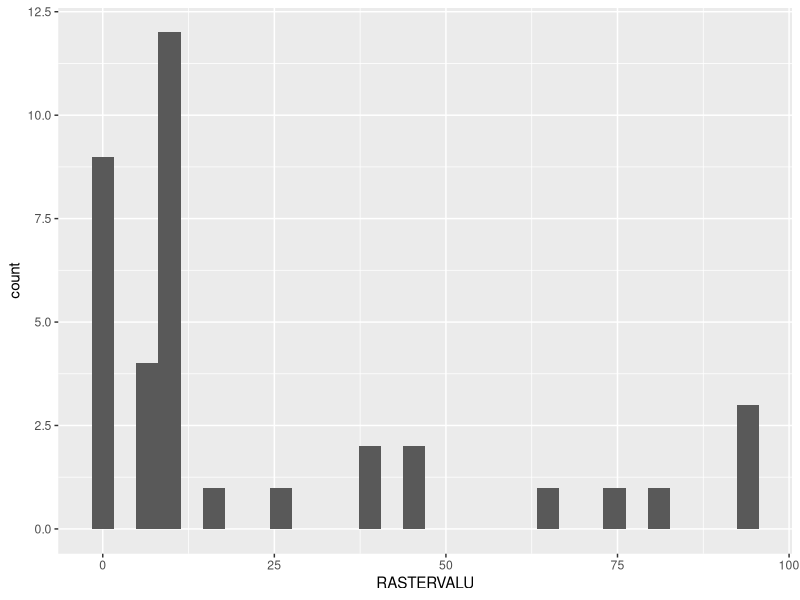
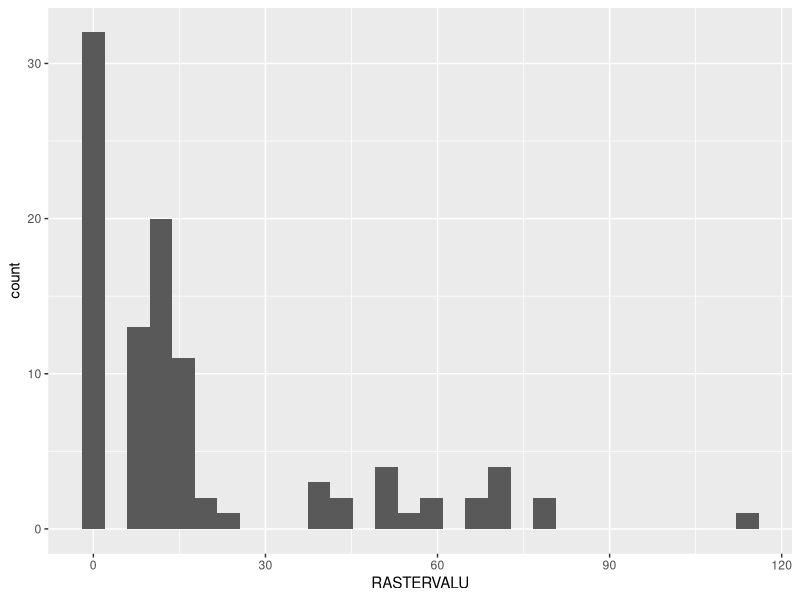

Reproduce these figures in R, in order.
## ---- chunk 1
knitr::opts_chunk$set(echo = TRUE)
## ---- chunk 2
library("tidyverse") #Loading tidyverse into the system

bears <- read_csv("Bear_RasterV.csv") #Loading the Bear Presence data
random <- read_csv("Random_RasterV.csv") #Loading the random presence data into the system
## ---- chunk 3
bear_select <- bears %>%
  select(OBJECTID,RASTERVALU) #Filtering the bear data so that only the ObjectID and the Raster Value are in the table

## ---- chunk 4
#Checking the normalitiy of the data
bears_hist <- ggplot(bear_select, aes(x=RASTERVALU))+
  geom_histogram()
random_hist <- ggplot(random, aes(x=RASTERVALU))+
  geom_histogram()

bears_hist
random_hist
## ---- chunk 5
#Calculating some summary statitics of the data

bear_summary <- bear_select %>%
  mutate(RASTERVALU = as.numeric((RASTERVALU))) %>%
  summarise(
  mean_rasterV = mean(RASTERVALU),
  sd_rasterV = sd(RASTERVALU),
  sample_size = length(RASTERVALU))

random_summary <- random %>%
  mutate(RASTERVALU = as.numeric(RASTERVALU)) %>%
  summarise(
  mean_rasterV = mean(RASTERVALU),
  sd_rasterV = sd(RASTERVALU),
  sameple_size = length(RASTERVALU))
## ---- chunk 6
Bear_Random_ttest <- t.test(bear_select$RASTERVALU, random$RASTERVALU) #Creating a two sample t-test of the raster values between random points and the observed bear points

Bear_Random_ttest
#The raster values between the random points and the the observed bear points do not differ significantly (t(53.9) =  0.989, p= 0.33)



